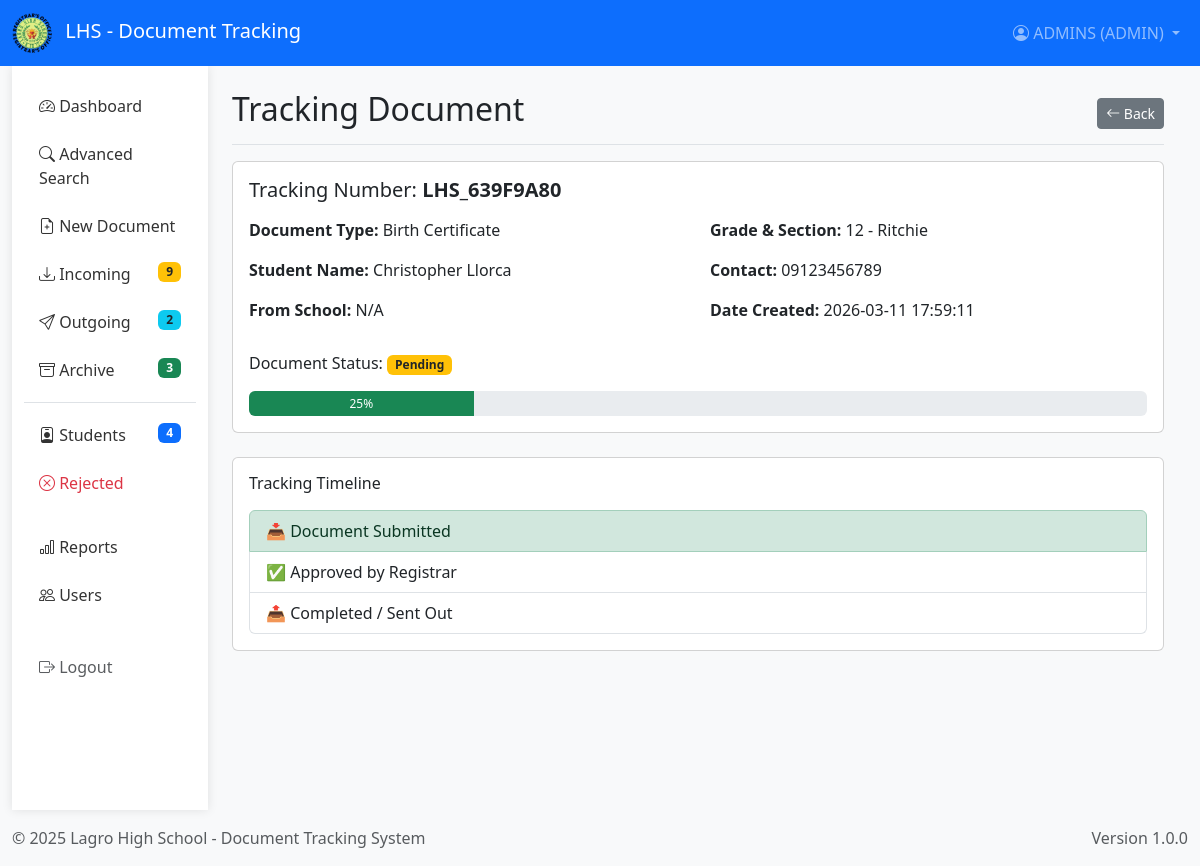
Page /Source/TrackDocument.php?id=57 (signed in) on the committed database.
### tables this page shows
CREATE TABLE `documents` (
  `id` int(11) NOT NULL,
  `student_id_fk` int(11) DEFAULT NULL,
  `tracking_number` varchar(50) NOT NULL,
  `student_id` varchar(50) DEFAULT NULL,
  `doc_type` varchar(50) NOT NULL,
  `student_name` varchar(50) NOT NULL,
  `grade_section` varchar(50) NOT NULL,
  `contact` varchar(100) NOT NULL,
  `email` varchar(255) DEFAULT NULL,
  `from_school` varchar(100) NOT NULL,
  `date_created` datetime DEFAULT current_timestamp(),
  `status` varchar(50) NOT NULL,
  `rejection_feedback` text DEFAULT NULL,
  `current_location` varchar(100) DEFAULT 'Registrar',
  `feedback` text DEFAULT NULL,
  `file_path` varchar(255) DEFAULT NULL,
  `document_file` varchar(255) DEFAULT NULL
);

### Source/TrackDocument.php (the view, shortened to what this page needs)
<?php
include 'header.php';
?>
<div class="container-fluid">
    <div class="row">
        <?php include 'sidebar.php'; ?>
        <main class="col-md-9 ms-sm-auto col-lg-10 px-md-4 py-4">
            <?php
            $doc_id = intval($_GET['id']);
            $query = "SELECT * FROM documents WHERE id = $doc_id";
            $result = $conn->query($query);
            $doc = $result->fetch_assoc();
            ?>
            <div class="d-flex justify-content-between flex-wrap flex-md-nowrap align-items-center border-bottom pb-2 mb-3">
                <h1 class="h2">Tracking Document</h1>
                <a href="Outgoing.php" class="btn btn-secondary btn-sm"><i class="bi bi-arrow-left"></i> Back</a>
            </div>
            <div class="card mb-4">
                <div class="card-body">
                    <h5 class="card-title mb-3">Tracking Number: <strong><?php echo htmlspecialchars($doc['tracking_number']); ?></strong></h5>
                    <div class="row mb-3">
                        <div class="col-md-6">
                            <p><strong>Document Type:</strong> <?php echo htmlspecialchars($doc['doc_type']); ?></p>
                            <p><strong>Student Name:</strong> <?php echo htmlspecialchars($doc['student_name']); ?></p>
                            <p><strong>From School:</strong> <?php echo htmlspecialchars($doc['from_school']); ?></p>
                        </div>
                        <div class="col-md-6">
                            <p><strong>Grade & Section:</strong> <?php echo htmlspecialchars($doc['grade_section']); ?></p>
                            <p><strong>Contact:</strong> <?php echo htmlspecialchars($doc['contact']); ?></p>
                            <p><strong>Date Created:</strong> <?php echo htmlspecialchars($doc['date_created']); ?></p>
                        </div>
                    </div>
                    <div class="mb-3">
                        <h6>Document Status:
                            <span class="badge
                                <?php
                                    if ($doc['status'] == 'Pending') echo 'bg-warning text-dark';
                                    elseif ($doc['status'] == 'Approved') echo 'bg-success';
                                    elseif ($doc['status'] == 'Completed') echo 'bg-info text-dark';
                                    elseif ($doc['status'] == 'Rejected') echo 'bg-danger';
                                ?>">
                                <?php echo htmlspecialchars($doc['status']); ?>
                            </span>
                        </h6>
                    </div>
                    <div class="progress" style="height: 25px;">
                        <?php
                        $progress = 0;
                        switch ($doc['status']) {
                            case 'Pending': $progress = 25; break;
                        }
                        ?>
                        <div class="progress-bar
                            <?php echo ($doc['status'] == 'Rejected') ? 'bg-danger' : 'bg-success'; ?>"
                            role="progressbar"
                            style="width: <?php echo $progress; ?>%;"
                            aria-valuenow="<?php echo $progress; ?>"
                            aria-valuemin="0"
                            aria-valuemax="100">
                            <?php echo $progress; ?>%
                        </div>
                    </div>
                </div>
            </div>
            <div class="card">
                <div class="card-body">
                    <h6 class="mb-3">Tracking Timeline</h6>
                    <ul class="list-group">
                        <li class="list-group-item <?php echo ($doc['status'] == 'Pending' || $doc['status'] == 'Approved' || $doc['status'] == 'Completed' || $doc['status'] == 'Rejected') ? 'list-group-item-success' : ''; ?>">📥 Document Submitted</li>
                        <li class="list-group-item <?php echo ($doc['status'] == 'Approved' || $doc['status'] == 'Completed') ? 'list-group-item-success' : ''; ?>">✅ Approved by Registrar</li>
                        <li class="list-group-item <?php echo ($doc['status'] == 'Completed') ? 'list-group-item-success' : ''; ?>">📤 Completed / Sent Out</li>
                    </ul>
                </div>
            </div>
        </main>
    </div>
</div>
<?php include 'footer.php'; ?>

### Source/header.php (style rules this page uses)
:root { --primary-color: #0056b3; --secondary-color: #e9ecef; }
body { background-color: #f8f9fa; }

### Source/sidebar.php (style rules this page uses)
.badge { font-size: 0.75rem; padding: 4px 8px; }

### rows in the picture
documents: tracking_number "LHS_639F9A80", doc_type "Birth Certificate", student_name "Christopher Llorca", from_school "N/A", grade_section "12 - Ritchie", contact "09123456789", date_created "2026-03-11 17:59:11", status "Pending", status "25"

### other values in the picture
$_SESSION['username'] "ADMINS"
$_SESSION['role'] "ADMIN"
$pendingCount "9"
$outgoingCount "2"
$approvedCount "3"
$studentCount "4"
